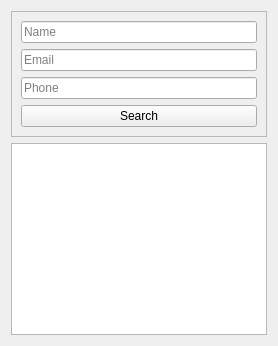
            <widget class="QWidget" name="page_guide">
             <layout class="QVBoxLayout" name="verticalLayout_28">
              <item>
               <widget class="QFrame" name="search_guide">
                <property name="minimumSize">
                 <size>
                  <width>0</width>
                  <height>100</height>
                 </size>
                </property>
                <property name="frameShape">
                 <enum>QFrame::StyledPanel</enum>
                </property>
                <property name="frameShadow">
                 <enum>QFrame::Raised</enum>
                </property>
                <layout class="QVBoxLayout" name="verticalLayout_38">
                 <item>
                  <widget class="QLineEdit" name="search_guide_name">
                   <property name="text">
                    <string/>
                   </property>
                   <property name="placeholderText">
                    <string>Name</string>
                   </property>
                  </widget>
                 </item>
                 <item>
                  <widget class="QLineEdit" name="search_guide_email">
                   <property name="text">
                    <string/>
                   </property>
                   <property name="placeholderText">
                    <string>Email</string>
                   </property>
                  </widget>
                 </item>
                 <item>
                  <widget class="QLineEdit" name="search_guide_phone">
                   <property name="text">
                    <string/>
                   </property>
                   <property name="placeholderText">
                    <string>Phone</string>
                   </property>
                  </widget>
                 </item>
                 <item>
                  <widget class="QPushButton" name="btn_search_guide">
                   <property name="text">
                    <string>Search</string>
                   </property>
                  </widget>
                 </item>
                </layout>
               </widget>
              </item>
              <item>
               <widget class="QTableWidget" name="table_guide"/>
              </item>
             </layout>
            </widget>
